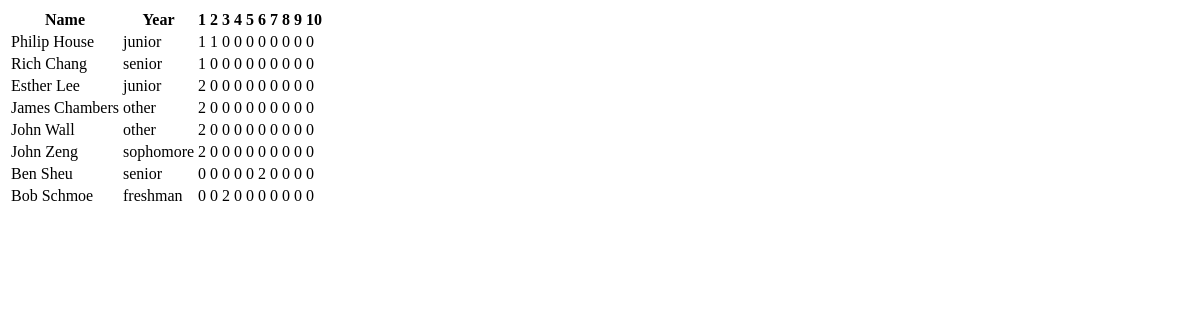
The page /admin/large-group/_get_overview_table on the database as committed earlier.
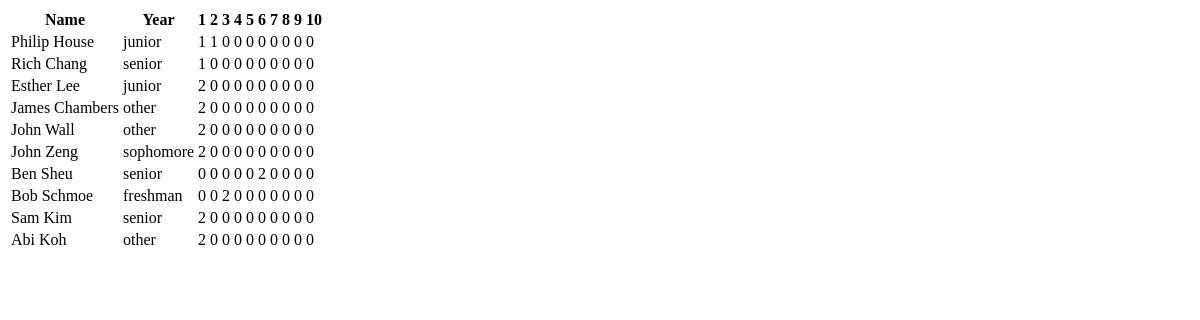
The same page on the database as committed later.
### arkaios/models.py (models this page shows, shortened)
class Attendee(Base):
	__tablename__ = 'attendee'
	id = Column(Integer, primary_key=True)
	first_name = Column(String(200))
	last_name = Column(String(200))
	year = Column(String(200))
	email = Column(String(100), unique=True)
	dorm = Column(String(100))
	temp = "test"

### arkaios/app.py (the view)
@app.route('/admin/large-group/_get_overview_table')
def large_group_overview_table_admin():
	sortingDictionary = {0: Attendee.id, 1: Attendee.year, 2: Attendee.first_name, 3: Attendee.last_name }
	siftingDictionary = {1: "freshman", 2: "sophomore", 3: "junior", 4: "senior", 5: "other" }
	quarter = request.args.get('quarter', "w14", type=str)
	sort = request.args.get('sort', 0, type=int)
	sift = request.args.get('sift', 0, type=int)
	weeks = [0 for i in range(10)]
	if (sift == 0):
		users = db.session.query(Attendee).order_by(sortingDictionary[sort]).options(load_only("id", "first_name", "last_name", "year"))
		userCount = db.session.query(Attendee).order_by(sortingDictionary[sort]).options(load_only("id", "first_name", "last_name", "year")).count()
	else:
		users = db.session.query(Attendee).filter_by(year=siftingDictionary[sift]).order_by(sortingDictionary[sort]).options(load_only("id", "first_name", "last_name", "year"))
		userCount = db.session.query(Attendee).filter_by(year=siftingDictionary[sift]).order_by(sortingDictionary[sort]).options(load_only("id", "first_name", "last_name", "year")).count()
	attendanceArray = [[0 for i in range(10)] for j in range(userCount)]
	weekDB = db.session.query(LargeGroup).filter_by(quarter=quarter).options(load_only("id"))
	for week in weekDB:
		try:
			weeks[int(week.weekNumber)-1] = week.id
		except ValueError,e:
			print str(e)
	userCount, weekCount = 0, 0
	for user in users:
		for week in weeks:
			try:
				val = db.session.query(LargeGroupAttendance).filter_by(large_group_id=week).filter_by(attendee_id=user.id).first()
				if(val.first_time == 1):
					attendanceArray[userCount][weekCount] = 2
				elif(val is not None):
					attendanceArray[userCount][weekCount] = 1
				else:
					attendanceArray[userCount][weekCount] = 0
			except AttributeError,e:
				print str(e)
				attendanceArray[userCount][weekCount] = 0
			weekCount += 1
		userCount += 1
		weekCount = 0
	return render_template('largegroup/_overview_table.html', attendance=attendanceArray, userInfo=users)

### arkaios/templates/largegroup/_overview_table.html
<table class="table table-condensed table-hover">
	<tr>
		<th>Name</th>
		<th>Year</th>
		<th> 1</th>
		<th> 2</th>
		<th> 3</th>
		<th> 4</th>
		<th> 5</th>
		<th> 6</th>
		<th> 7</th>
		<th> 8</th>
		<th> 9</th>
		<th> 10</th>
	</tr>
	{% for userRecord in attendance %}
		<tr>
			<td>{{ userInfo[loop.index0].first_name }} {{ userInfo[loop.index0].last_name }}</td>
			<td>{{ userInfo[loop.index0].year }} </td>
			{% for attendanceDataPoint in userRecord %}
				<td class="{% if attendanceDataPoint == 2 %}info{% elif attendanceDataPoint == 1 %}success{% else %}danger{% endif %}"> {{ attendanceDataPoint }}</td>
			{% endfor %}
		</tr>
	{% endfor %}
</table>

Rows that differ between the two databases and show on the page:
added Attendee: first_name "Sam", last_name "Kim", year "senior"
added Attendee: first_name "Abi", last_name "Koh", year "other"
Other text that changed with them:
new list line: "2 0 0 0 0 0 0 0 0 0"
